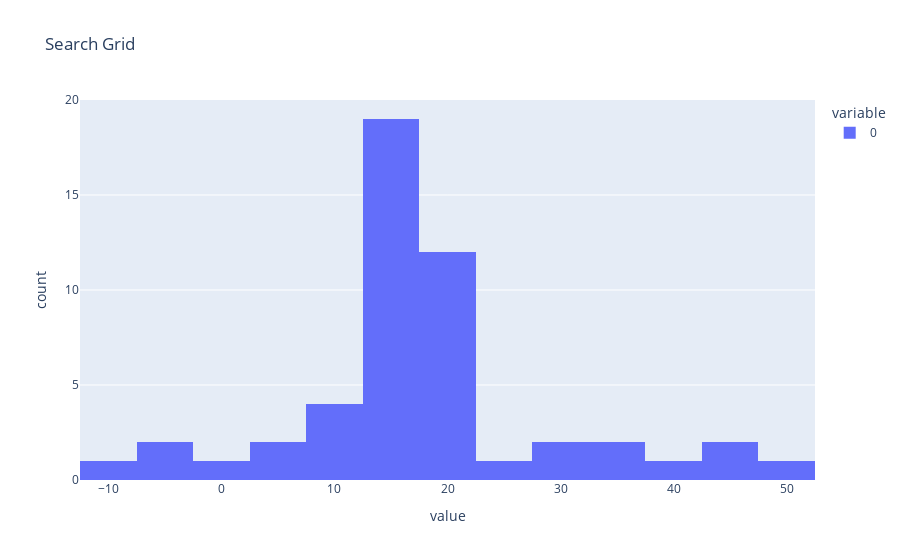

Notebook code for this chart:
### Markdown cell above
Search grid with higher granularity around the the area suspected to yield best results:

### Code cell
search_grid1 = np.linspace(-10, 50, num=20, endpoint=True)
search_grid2 = np.linspace(12, 20, num=30, endpoint=True)

search_grid3 = np.concatenate((search_grid1, search_grid2))
search_grid3.sort()
search_grid = search_grid3
fig = px.histogram(search_grid, title="Search Grid")
fig.show()
search_grid

### Figure 1 — Plotly figure (JSON) as saved in the notebook; plotly's stock layout.template omitted (floating-point values rounded to 4 significant figures)
{"data": [{"alignmentgroup": "True", "bingroup": "x", "hovertemplate": "variable=0<br>value=%{x}<br>count=%{y}<extra></extra>", "legendgroup": "0", "marker": {"color": "#636efa", "pattern": {"shape": ""}}, "name": "0", "offsetgroup": "0", "orientation": "v", "showlegend": true, "type": "histogram", "x": [-10, -6.842, -3.684, -0.5263, 2.632, 5.789, 8.947, 12, 12.11, 12.28, 12.55, 12.83, 13.1, 13.38, 13.66, 13.93, 14.21, 14.48, 14.76, 15.03, 15.26, 15.31, 15.59, 15.86, 16.14, 16.41, 16.69, 16.97, 17.24, 17.52, 17.79, 18.07, 18.34, 18.42, 18.62, 18.9, 19.17, 19.45, 19.72, 20, 21.58, 24.74, 27.89, 31.05, 34.21, 37.37, 40.53, 43.68, 46.84, 50], "xaxis": "x", "yaxis": "y"}], "layout": {"autosize": true, "barmode": "relative", "legend": {"title": {"text": "variable"}, "tracegroupgap": 0}, "title": {"text": "Search Grid"}, "xaxis": {"anchor": "y", "autorange": true, "domain": [0, 1], "range": [-12.5, 52.5], "title": {"text": "value"}, "type": "linear"}, "yaxis": {"anchor": "x", "autorange": true, "domain": [0, 1], "range": [0, 20], "title": {"text": "count"}}}}
